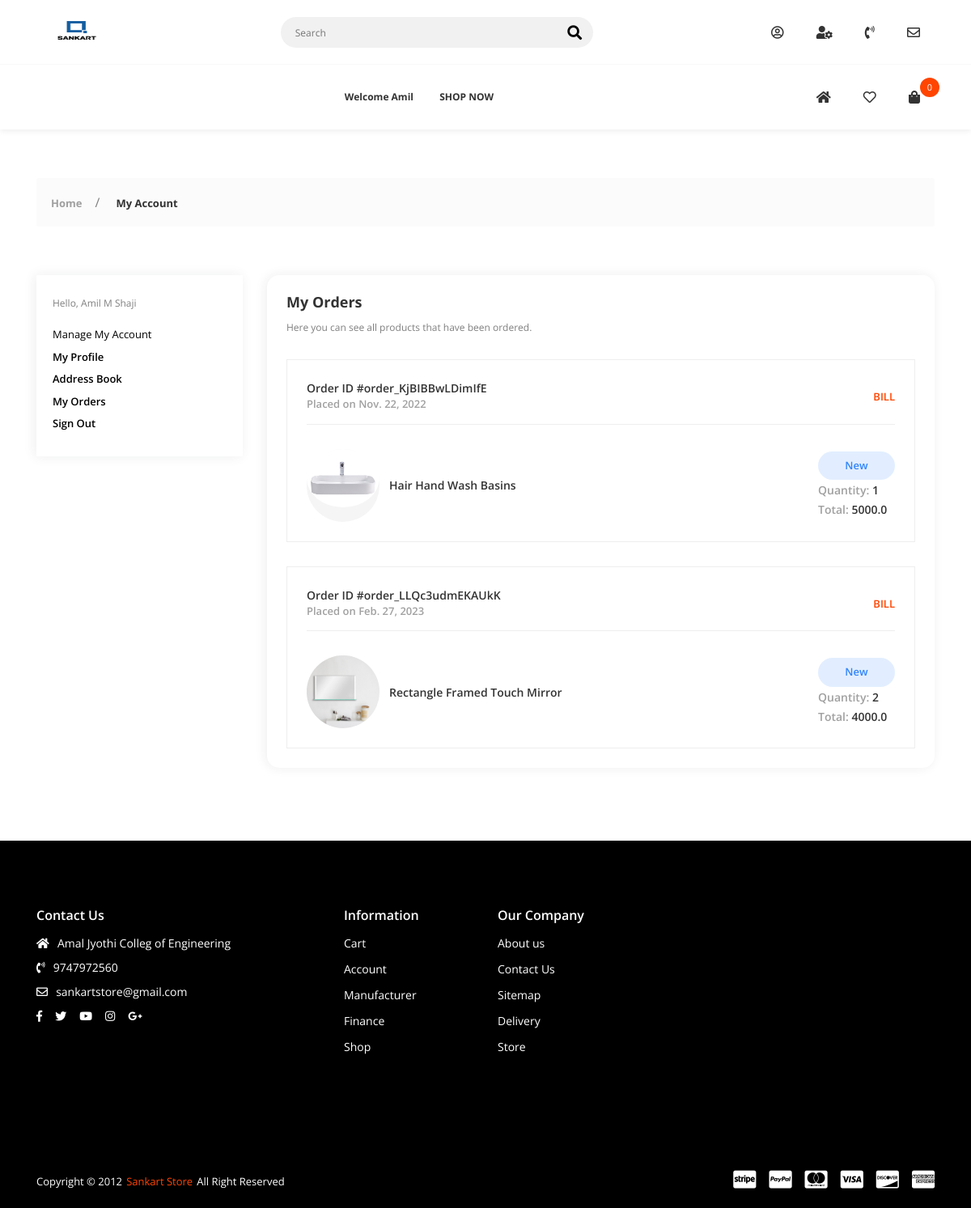
Before: /my_orders/ (signed in) with the older database file.
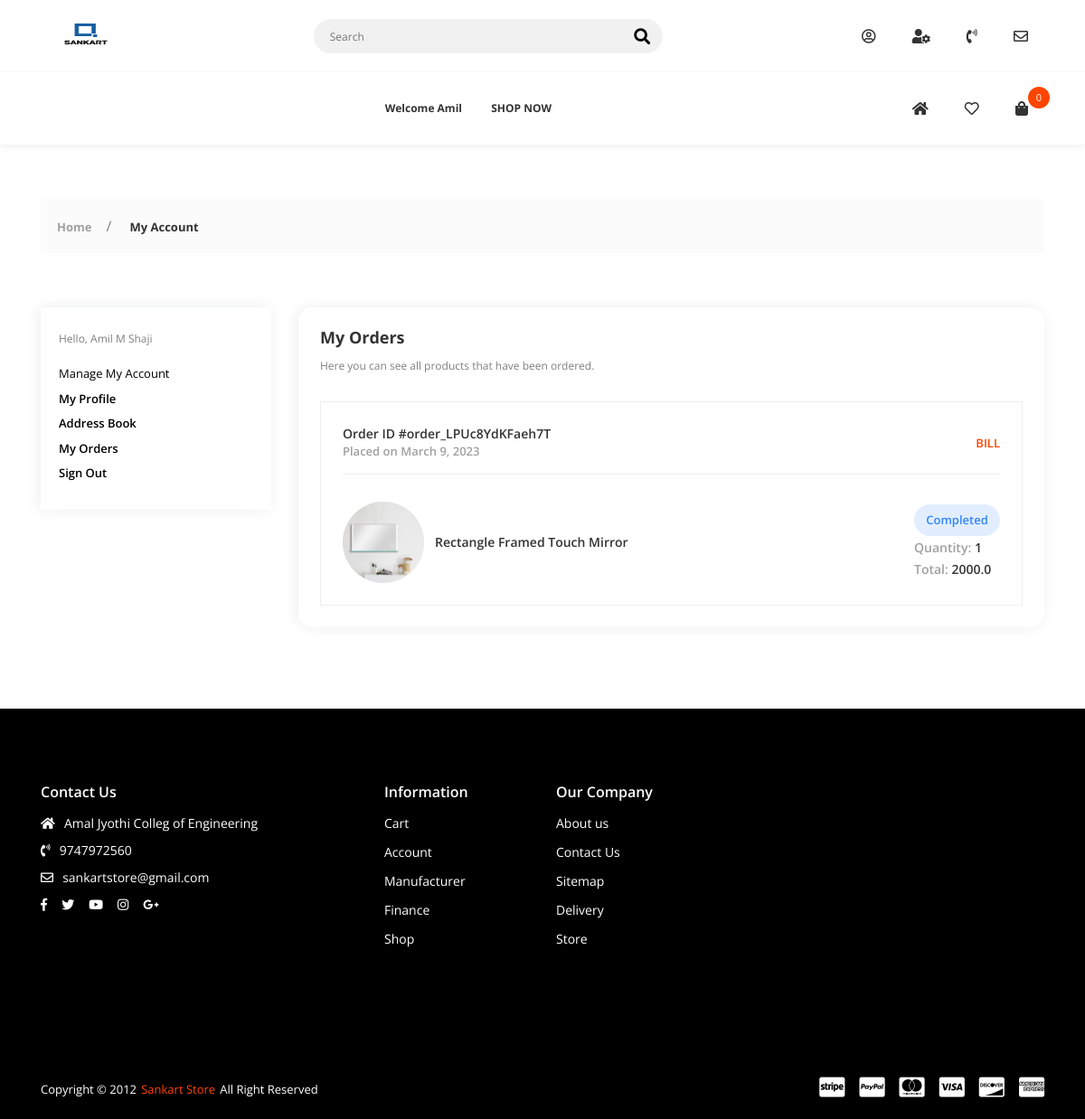
After: the same page with the newer database file.
### orders/models.py (models this page shows, shortened)
class OrderPlaced(models.Model):
    MONTH_CHOICES = (
        (1, 'January'),
        (2, 'February'),
        (3, 'March'),
        (4, 'April'),
        (5, 'May'),
        (6, 'June'),
        (7, 'July'),
        (8, 'August'),
        (9, 'September'),
        (10, 'October'),
        (11, 'November'),
        (12, 'December'),
    )
    STATUS = (
        ('New', 'New'),
        ('Accepted', 'Accepted'),
        ('Completed', 'Completed'),
        ('Cancelled', 'Cancelled'),
    )
    user = models.ForeignKey(Account, on_delete=models.SET_NULL, null=True)
    customer = models.ForeignKey(Address_Book,on_delete=models.SET_NULL, null=True,default=1)
    payment = models.ForeignKey(Payment, on_delete=models.SET_NULL, null=True, blank=True)
    product = models.ForeignKey(Product, on_delete=models.CASCADE)
    quantity = models.IntegerField(default=1)
    status = models.CharField(max_length=10, choices=STATUS, default='New')
    is_ordered = models.BooleanField(default=False)
    ordered_date = models.DateField(auto_now_add=True)
    updated_at = models.DateTimeField(auto_now=True)

class Payment(models.Model):
    user = models.ForeignKey(Account, on_delete=models.CASCADE)
    amount = models.FloatField(blank=True,null=True)
    razorpay_order_id = models.CharField(max_length=100,blank=True,null=True)
    razorpay_payment_id = models.CharField(max_length=100,blank=True,null=True)
    razorpay_payment_status = models.CharField(max_length=100,blank=True,null=True)
    created_at = models.DateTimeField(auto_now_add=True)
    customer = models.ForeignKey(Address_Book,on_delete=models.SET_NULL, null=True,default=1)
    paid = models.BooleanField(default=False)

### shop_app/models.py (models this page shows, shortened)
class Product(models.Model):
    product_name = models.CharField(max_length=200, unique=True)
    slug = models.SlugField(max_length=200, unique=True)
    description = models.TextField(max_length=500, blank=True)
    price = models.IntegerField()
    images = models.ImageField(upload_to='photos/product')
    display = models.ImageField(upload_to='photos/display',default="a3.png")
    display2 = models.ImageField(upload_to='photos/display', default="a3.png")
    display3 = models.ImageField(upload_to='photos/display', default="a3.png")
    stock = models.IntegerField()
    color = models.ForeignKey(Color, on_delete=models.CASCADE,null=True, blank=True)
    brand = models.ForeignKey(Brand, on_delete=models.CASCADE,null=True, blank=True)
    design = models.ForeignKey(Design, on_delete=models.CASCADE,null=True, blank=True)
    dimensions = models.ForeignKey(Dimensions, on_delete=models.CASCADE,null=True, blank=True)
    is_available = models.BooleanField(default=True)
    is_featured = models.BooleanField(default=False)
    category = models.ForeignKey(Category, on_delete=models.CASCADE)
    created_date = models.DateField(auto_now_add=True)
    modified_date = models.DateField(auto_now=True)
    def get_url(self):
        return reverse('product_detail', args=[self.category.slug, self.slug])

### User_Dashboard/views.py (the view)
# urls.py: path('my_orders/', views.my_orders, name='my_orders'),
@login_required(login_url='login')
def my_orders(request):
    orders = OrderPlaced.objects.filter(
        user=request.user, is_ordered=True).order_by('ordered_date')
    context = {
        'orders': orders,
    }
    return render(request, 'dashboard/dash-my-order.html', context)

### cart/context_processors.py (called while the page is built)
def counter(request):
    cart_count = 0
    if 'admin' in request.path:
        return {}
    else:
        try:
            cart = Cart.objects.filter(cart_id=_cart_id(request))
            if request.user.is_authenticated:
                cart_items = CartItem.objects.all().filter(user=request.user)
            else:
                cart_items = CartItem.objects.all().filter(cart=cart[:1])
            for cart_item in cart_items:
                cart_count += cart_item.quantity
        except Cart.DoesNotExist:
            cart_count = 0
    return dict(cart_count=cart_count)

### cart/views.py (called while the page is built)
def _cart_id(request):
    cart = request.session.session_key
    if not cart:
        cart = request.session.create()
    return cart

### shop_app/context_processors.py (called while the page is built)
def menu_links(request):
    links = Category.objects.all()
    return dict(links=links)

### wishlist/views.py (called while the page is built)
def _wishlist_id(request):
    wishlist = request.session.session_key
    if not wishlist:
        wishlist = request.session.create()
    return wishlist

### templates/dashboard/dash-my-order.html (shortened to what the changed rows need)
{% extends 'base.html' %}
{% load static %}
{% block content %}
        <div class="app-content">
            <div class="u-s-p-b-60">
                <div class="section__content">
                    <div class="dash">
                        <div class="container">
                            <div class="row">
                                <div class="col-lg-9 col-md-12">
                                    <div class="dash__box dash__box--shadow dash__box--radius dash__box--bg-white u-s-m-b-30">
                                        <div class="dash__pad-2">
                                            <h1 class="dash__h1 u-s-m-b-14">My Orders</h1>
                                            <div class="m-order__list">
                                                {% for order in orders %}
                                                <div class="m-order__get">
                                                    <div class="manage-o__header u-s-m-b-30">
                                                        <div class="dash-l-r">
                                                            <div>
                                                                <div class="manage-o__text-2 u-c-secondary">Order ID #{{order.payment.razorpay_order_id}}</div>
                                                                <div class="manage-o__text u-c-silver">Placed on {{order.ordered_date}}</div>
                                                            </div>
                                                            <div>
                                                                <div class="dash__link dash__link--brand">
                                                                    <a href="{% url 'pdf' order.id %}">BILL</a>
                                                                </div>
                                                            </div>
                                                        </div>
                                                    </div>
                                                    <div class="manage-o__description">
                                                        <div class="description__container">
                                                            <div class="description__img-wrap">
                                                               <a href="{{order.product.get_url}}"> <img class="u-img-fluid" src="{{order.product.images.url}}" alt=""></a></div>
                                                            <a href="{{order.product.get_url}}"><div class="description-title">{{order.product.product_name}}</div></a>
                                                        </div>
                                                        <div class="description__info-wrap">
                                                            <div>
                                                                <span class="manage-o__badge badge--processing">{{order.status}}</span></div>
                                                            <div>
                                                                <span class="manage-o__text-2 u-c-silver">Quantity:
                                                                    <span class="manage-o__text-2 u-c-secondary">{{order.quantity}}</span></span></div>
                                                            <div>
                                                                <span class="manage-o__text-2 u-c-silver">Total:
                                                                    <span class="manage-o__text-2 u-c-secondary">{{order.payment.amount}}</span></span></div>
                                                        </div>
                                                    </div>
                                                </div>
                                                {% endfor %}
                                            </div>
                                        </div>
                                    </div>
                                </div>
                            </div>
                        </div>
                    </div>
                </div>
            </div>
        </div>
{% endblock %}

Changed rows visible on the page:
removed OrderPlaced: payment.razorpay_order_id "order_KjBIBBwLDimIfE", ordered_date "Nov. 22, 2022", product.images (picture), product.product_name "Hair Hand Wash Basins", status "New", quantity "1", payment.amount "5000.0"
removed OrderPlaced: payment.razorpay_order_id "order_LLQc3udmEKAUkK", ordered_date "Feb. 27, 2023", product.images (picture), product.product_name "Rectangle Framed Touch Mirror", status "New", quantity "2", payment.amount "4000.0"
added OrderPlaced: payment.razorpay_order_id "order_LPUc8YdKFaeh7T", ordered_date "March 9, 2023", product.images (picture), product.product_name "Rectangle Framed Touch Mirror", status "Completed", quantity "1", payment.amount "2000.0"
